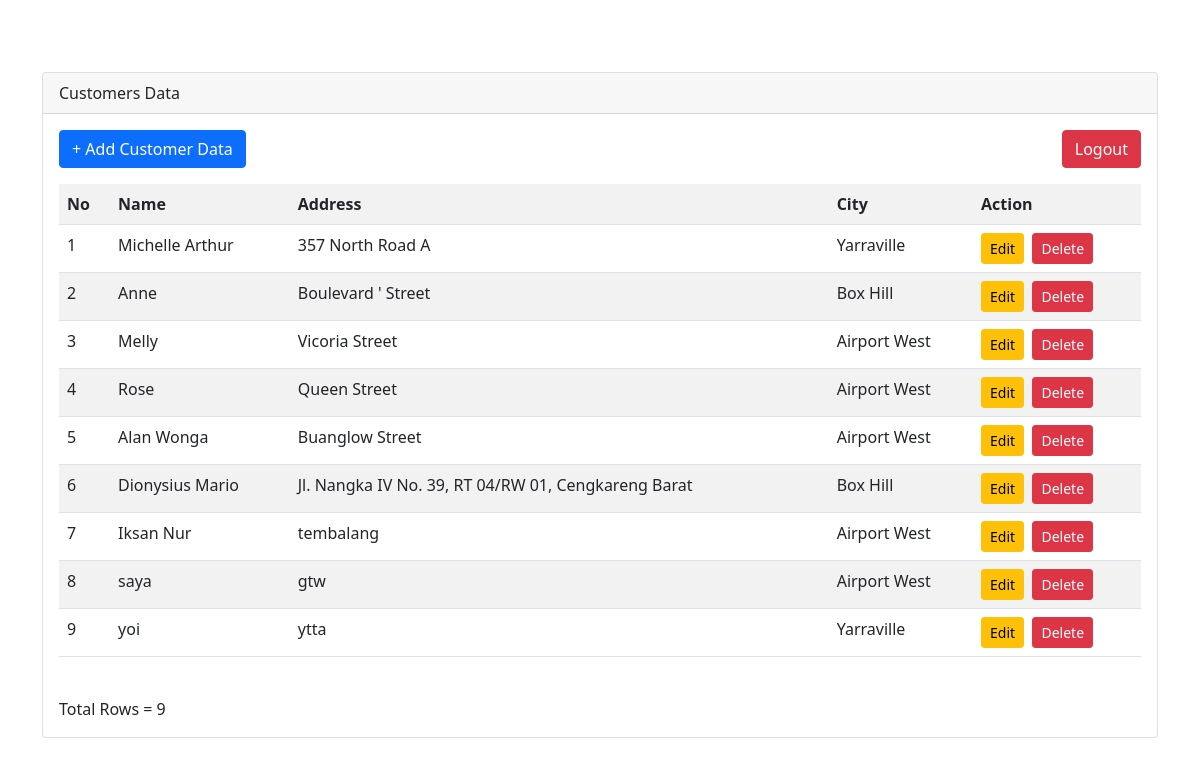
Screenshot of /view_customer.php (signed in) with the database file from the repository.
### tables this page shows
CREATE TABLE `customers` (
  `customerid` int(10) UNSIGNED NOT NULL,
  `name` varchar(50) NOT NULL,
  `address` varchar(100) NOT NULL,
  `city` varchar(30) NOT NULL
);

### view_customer.php (the view, shortened to what this page needs)
<?php include('./header.php') ?>
<br>
<div class="card mt-5">
  <div class="card-header">Customers Data</div>
  <div class="card-body">
    <div class="mb-3 d-flex justify-content-between">
      <a href="add_customer.php" class="btn btn-primary">+ Add Customer Data</a>
      <a class="btn btn-danger" href="logout.php">Logout</a>
    </div>
    <table class="table table-striped">
      <tr>
        <th>No</th>
        <th>Name</th>
        <th>Address</th>
        <th>City</th>
        <th>Action</th>
      </tr>
      <?php
      require_once('./lib/db_login.php');
      $query = "SELECT * FROM customers ORDER BY customerid";
      $result = $db->query($query);
      $i = 1;
      while ($row = $result->fetch_object()) {
        echo '<tr>';
        echo '<td>' . $i . '</td>';
        echo '<td>' . $row->name . '</td>';
        echo '<td>' . $row->address . '</td>';
        echo '<td>' . $row->city . '</td>';
        echo '<td><a class="btn btn-warning btn-sm" href="edit_customer.php?id=' . $row->customerid . '">Edit</a>&nbsp;&nbsp;';
        echo '<a class="btn btn-danger btn-sm" href="confirm_delete_customer.php?id=' . $row->customerid . '">Delete</a></td>';
        echo '</tr>';
        $i++;
      }
      echo '</table>';
      echo '<br>';
      echo 'Total Rows = ' . $result->num_rows;
      ?>
  </div>
</div>
<?php include('./footer.php') ?>

### header.php (shortened to what this page needs)
<!doctype html>
<html lang="en">
<head>
    <link href="https://cdn.jsdelivr.net/npm/bootstrap@5.1.1/dist/css/bootstrap.min.css" rel="stylesheet">
</head>
<body>
    <div class="container">

### footer.php (shortened to what this page needs)
</div>
</body>
</html>

### rows the page displays
customers: name "Michelle Arthur", address "357 North Road A", city "Yarraville"
customers: name "Anne", address "Boulevard ' Street", city "Box Hill"
customers: name "Melly", address "Vicoria Street", city "Airport West"
customers: name "Rose", address "Queen Street", city "Airport West"
customers: name "Alan Wonga", address "Buanglow Street", city "Airport West"
customers: name "Dionysius Mario", address "Jl. Nangka IV No. 39, RT 04/RW 01, Cengkareng Barat", city "Box Hill"
customers: name "Iksan Nur", address "tembalang", city "Airport West"
customers: name "saya", address "gtw", city "Airport West"
customers: name "yoi", address "ytta", city "Yarraville"

### other values shown
$result->num_rows "9"
